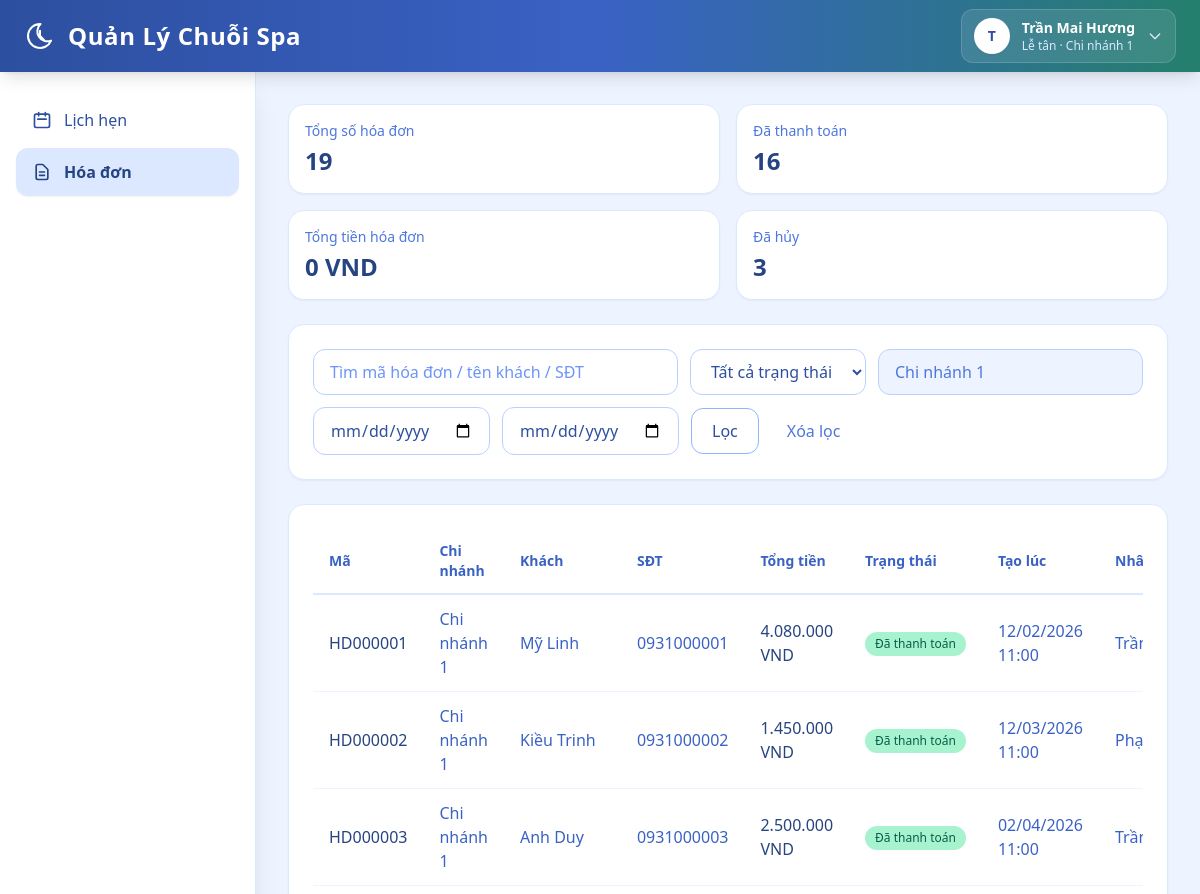
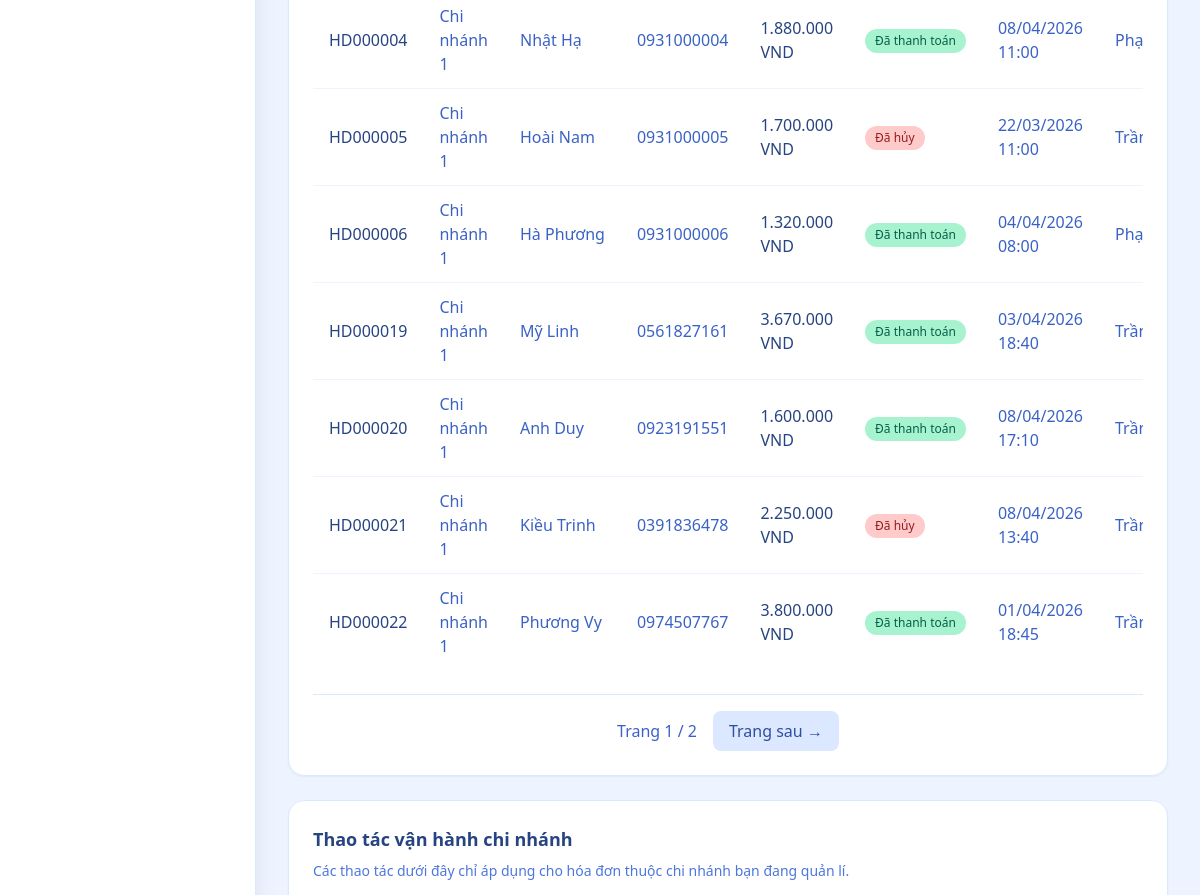
/web/invoices (signed in, upper part), run on an earlier commit of the app's database (2 pictures, top to bottom).
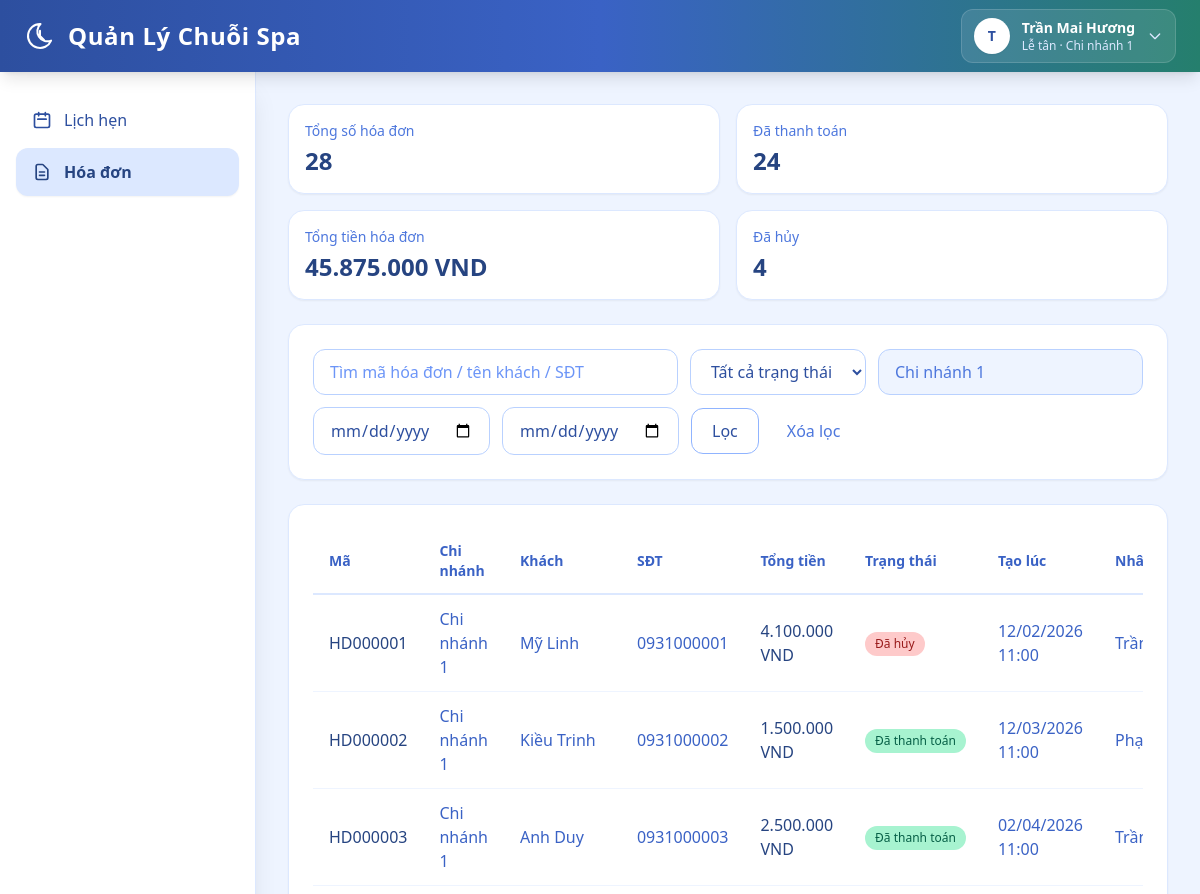
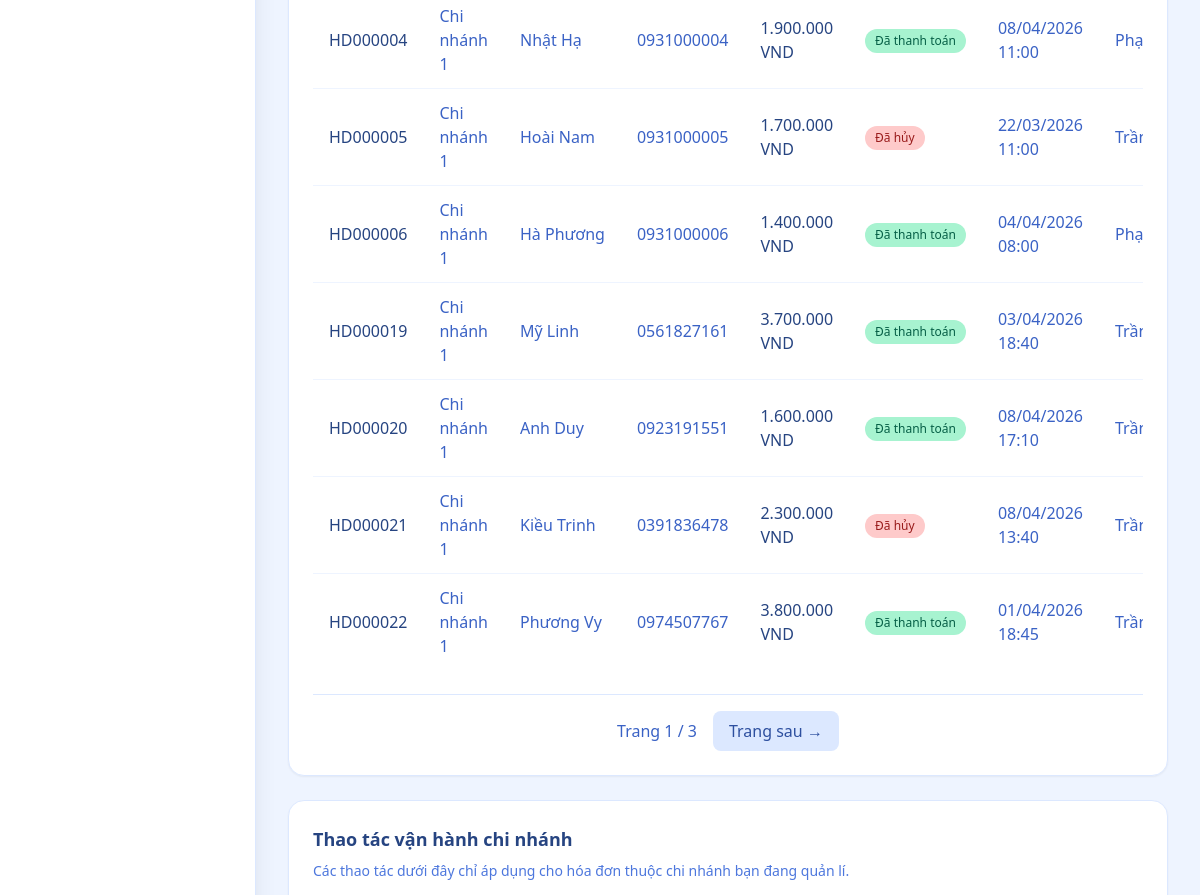
And on a later commit of the database (2 pictures, top to bottom).
### backend/models.py (models this page shows)
class TimestampMixin:
    created_at = db.Column(db.DateTime, nullable=False, default=datetime.utcnow)

class Invoice(db.Model, TimestampMixin):
    __tablename__ = "invoices"
    id = db.Column(db.Integer, primary_key=True)
    code = db.Column(db.String(32), nullable=False, unique=True, index=True)
    branch_id = db.Column(db.Integer, db.ForeignKey("branches.id"), nullable=False, index=True)
    staff_id = db.Column(db.Integer, db.ForeignKey("staffs.id"), nullable=True, index=True)
    customer_id = db.Column(db.Integer, db.ForeignKey("customers.id"), nullable=True, index=True)
    appointment_id = db.Column(db.Integer, db.ForeignKey("appointments.id"), nullable=True, unique=True, index=True)
    customer_name = db.Column(db.String(255), nullable=True)
    customer_phone = db.Column(db.String(32), nullable=True)
    subtotal_amount = db.Column(db.Numeric(12, 2), nullable=False, default=0)
    discount_amount = db.Column(db.Numeric(12, 2), nullable=False, default=0)
    tax_amount = db.Column(db.Numeric(12, 2), nullable=False, default=0)
    total_amount = db.Column(db.Numeric(12, 2), nullable=False, default=0)
    paid_amount = db.Column(db.Numeric(12, 2), nullable=False, default=0)
    balance_amount = db.Column(db.Numeric(12, 2), nullable=False, default=0)
    refund_amount = db.Column(db.Numeric(12, 2), nullable=False, default=0)
    status = db.Column(db.String(32), nullable=False, default="paid", index=True)
    payment_status = db.Column(db.String(32), nullable=False, default="paid", index=True)
    payment_method = db.Column(db.String(32), nullable=True)
    note = db.Column(db.String(500), nullable=True)
    canceled_reason = db.Column(db.String(500), nullable=True)
    canceled_at = db.Column(db.DateTime, nullable=True)
    inventory_consumed_at = db.Column(db.DateTime, nullable=True)
    last_action_by = db.Column(db.String(64), nullable=True)
    branch = db.relationship("Branch", lazy="joined")
    staff = db.relationship("Staff", lazy="joined")
    customer = db.relationship("Customer", lazy="joined")
    appointment = db.relationship("Appointment", back_populates="invoice", lazy="joined")
    items = db.relationship("InvoiceItem", back_populates="invoice", cascade="all,delete-orphan")
    payments = db.relationship("InvoicePayment", back_populates="invoice", cascade="all,delete-orphan")

class Branch(db.Model, TimestampMixin):
    __tablename__ = "branches"
    id = db.Column(db.Integer, primary_key=True)
    branch_code = db.Column(db.String(16), nullable=True, unique=True, index=True)
    name = db.Column(db.String(255), nullable=False, unique=True)
    address = db.Column(db.String(500), nullable=True)
    phone = db.Column(db.String(32), nullable=True, unique=True)
    manager_staff_id = db.Column(db.Integer, db.ForeignKey("staffs.id"), nullable=True, index=True)
    status = db.Column(db.String(32), nullable=False, default="active")
    manager_staff = db.relationship("Staff", foreign_keys=[manager_staff_id], lazy="joined")

class Staff(db.Model, TimestampMixin):
    __tablename__ = "staffs"
    id = db.Column(db.Integer, primary_key=True)
    branch_id = db.Column(db.Integer, db.ForeignKey("branches.id"), nullable=False, index=True)
    full_name = db.Column(db.String(255), nullable=False)
    phone = db.Column(db.String(32), nullable=True, unique=True, index=True)
    title = db.Column(db.String(64), nullable=True)
    status = db.Column(db.String(32), nullable=False, default="active")
    start_date = db.Column(db.Date, nullable=True)
    branch = db.relationship("Branch", foreign_keys=[branch_id], lazy="joined")

### backend/web_modules/hoa_don.py (the view, shortened to what this page needs)
@web_bp.get("/invoices")
@roles_required("super_admin", "branch_manager", "receptionist")
def invoices():
    scope_ids = get_current_branch_scope()
    if not scope_ids:
        return redirect(url_for("web.dashboard"))
    filters = build_invoice_filters(scope_ids)
    base_query = Invoice.query.filter(Invoice.branch_id.in_(scope_ids))
    filtered_query = apply_invoice_filters(base_query, filters)
    kpi = calc_kpi(filtered_query)
    pager = paginate(
        filtered_query.order_by(Invoice.id.asc()),
        page=filters["page"],
        per_page=10,
    )
    branch_options = Branch.query.filter(Branch.id.in_(scope_ids)).order_by(Branch.name.asc()).all()
    branch_map = {row.id: row.name for row in branch_options}
    if filters["selected_branch_id"]:
        scope_label = branch_map.get(filters["selected_branch_id"], "Chi nhánh")
    else:
        scope_label = "Tất cả chi nhánh" if g.web_user.is_super_admin else branch_map.get(g.active_branch_id, "Chi nhánh")
    selected_invoice = None
    if filters["view_id"]:
        selected_invoice = Invoice.query.filter(
            Invoice.id == filters["view_id"],
            Invoice.branch_id.in_(scope_ids),
        ).first()
    source_appointment = None
    source_appointment_id = parse_int(request.args.get("appointment_id"))
    operator_branch_id = g.active_branch_id if g.active_branch_id in scope_ids else scope_ids[0]
    if source_appointment and source_appointment.branch_id in scope_ids:
        operator_branch_id = source_appointment.branch_id
    operator_staff = resolve_operator_staff(operator_branch_id)
    service_rows = (
        Service.query.filter_by(branch_id=operator_branch_id, status="active").order_by(Service.name.asc()).all()
        if operator_branch_id
        else []
    )
    can_select_staff = False
    if operator_branch_id and can_select_staff:
        staff_rows = list_staff_candidates_for_invoice(operator_branch_id, operator_staff)
    elif operator_staff:
        staff_rows = [operator_staff]
    else:
        staff_rows = []
    can_export_csv = g.web_user.role in {"super_admin", "branch_manager"}
    can_create_invoice = g.web_user.role == "receptionist"
    can_void_invoice = g.web_user.role == "branch_manager"
    if g.web_user.role == "receptionist" and operator_staff is None:
        can_create_invoice = False
    operator_staff_label = "Chưa liên kết nhân sự"
    if operator_staff:
        display_name = parse_text(operator_staff.full_name) or g.web_user.username
        operator_staff_label = f"{display_name} - NV{operator_staff.id}"
    return render_template(
        "web/invoices.html",
        invoice_rows=pager.items,
        pager=pager,
        branch_options=branch_options,
        selected_invoice=selected_invoice,
        scope_label=scope_label,
        filters=filters,
        kpi=kpi,
        is_super_admin=g.web_user.is_super_admin,
        can_export_csv=can_export_csv,
        can_create_invoice=can_create_invoice,
        can_void_invoice=can_void_invoice,
        source_appointment=source_appointment,
        service_rows=service_rows,
        staff_rows=staff_rows,
        can_select_staff=can_select_staff,
        operator_staff=operator_staff,
        operator_staff_label=operator_staff_label,
    )

### backend/models.py (called while the page is built)
    @property
    def is_super_admin(self) -> bool:
        return self.role == "super_admin"

### backend/web.py (called while the page is built)
def parse_text(value: str | None) -> str:
    return (value or "").strip()

def parse_int(value):
    try:
        return int(value)
    except (TypeError, ValueError):
        return None

def parse_date(value):
    text = parse_text(value)
    if not text:
        return None
    try:
        return datetime.strptime(text, "%Y-%m-%d").date()
    except ValueError:
        return None

def parse_page(value, default=1):
    page = parse_int(value)
    if page is None or page < 1:
        return default
    return page

def normalize_choice(value, allowed, default):
    text = parse_text(value).lower()
    if text in allowed:
        return text
    return default

def paginate(query, page, per_page=10):
    return query.paginate(page=page, per_page=per_page, error_out=False)

def fmt_money(value):
    return f"{float(value or 0):,.0f} VND".replace(",", ".")

def role_label(role: str) -> str:
    return ROLE_LABELS.get(role, role)

def can_access_menu_for_user(user: User | None, menu_key: str) -> bool:
    if not user:
        return False
    return menu_key in ROLE_MENU_ACCESS.get(user.role, set())

### backend/templates/web/invoices.html (shortened to what the changed rows need)
{% extends "web/base.html" %}
{% block content %}
  {% set invoice_badge = {
    'paid': 'bg-emerald-200 text-emerald-800',
    'canceled': 'bg-red-200 text-red-800'
  } %}
  <section class="grid grid-cols-1 sm:grid-cols-2 xl:grid-cols-4 gap-4 mb-6">
    <article class="bg-white rounded-2xl shadow-sm border border-spa-100 p-4">
      <p class="text-sm text-spa-500">Tổng số hóa đơn</p>
      <p class="text-2xl font-bold text-spa-800 mt-1">{{ kpi.total_count }}</p>
    </article>
    <article class="bg-white rounded-2xl shadow-sm border border-spa-100 p-4">
      <p class="text-sm text-spa-500">Đã thanh toán</p>
      <p class="text-2xl font-bold text-spa-800 mt-1">{{ kpi.paid_count }}</p>
    </article>
    <article class="bg-white rounded-2xl shadow-sm border border-spa-100 p-4">
      <p class="text-sm text-spa-500">Tổng tiền hóa đơn</p>
      <p class="text-2xl font-bold text-spa-800 mt-1">{{ fmt_money(kpi.completed_value) }}</p>
    </article>
    <article class="bg-white rounded-2xl shadow-sm border border-spa-100 p-4">
      <p class="text-sm text-spa-500">Đã hủy</p>
      <p class="text-2xl font-bold text-spa-800 mt-1">{{ kpi.canceled_count }}</p>
    </article>
  </section>
  <section class="bg-white rounded-2xl shadow-sm border border-spa-100 p-6 mb-6">
    <div class="overflow-x-auto">
      <table class="w-full">
        <thead>
          <tr class="border-b-2 border-spa-100">
            <th class="text-left py-3 px-4 text-sm font-semibold text-spa-600">Mã</th>
            <th class="text-left py-3 px-4 text-sm font-semibold text-spa-600">Chi nhánh</th>
            <th class="text-left py-3 px-4 text-sm font-semibold text-spa-600">Khách</th>
            <th class="text-left py-3 px-4 text-sm font-semibold text-spa-600">SĐT</th>
            <th class="text-left py-3 px-4 text-sm font-semibold text-spa-600">Tổng tiền</th>
            <th class="text-left py-3 px-4 text-sm font-semibold text-spa-600">Trạng thái</th>
            <th class="text-left py-3 px-4 text-sm font-semibold text-spa-600">Tạo lúc</th>
            <th class="text-left py-3 px-4 text-sm font-semibold text-spa-600">Nhân sự</th>
          </tr>
        </thead>
        <tbody class="divide-y divide-spa-50">
          {% for row in invoice_rows %}
            {% set row_status = 'canceled' if row.status == 'canceled' else 'paid' %}
            <tr class="hover:bg-spa-50/50 transition-colors">
              <td class="py-3 px-4 text-spa-800 font-medium">{{ row.code }}</td>
              <td class="py-3 px-4 text-spa-600">{{ row.branch.name if row.branch else '-' }}</td>
              <td class="py-3 px-4 text-spa-600 max-w-[180px] truncate" {% if row.customer_name %}data-tooltip="{{ row.customer_name|e }}" tabindex="0"{% endif %}>{{ row.customer_name or '-' }}</td>
              <td class="py-3 px-4 text-spa-600">{{ row.customer_phone or '-' }}</td>
              <td class="py-3 px-4 text-spa-800 font-medium">{{ fmt_money(row.total_amount) }}</td>
              <td class="py-3 px-4">
                <span class="inline-flex items-center whitespace-nowrap px-2.5 py-0.5 rounded-full text-xs font-medium leading-5 {{ invoice_badge.get(row_status, 'bg-spa-100 text-spa-700') }}">{{ invoice_status_labels.get(row_status, row_status) }}</span>
              </td>
              <td class="py-3 px-4 text-spa-600">{{ row.created_at.strftime('%d/%m/%Y %H:%M') if row.created_at else '-' }}</td>
              <td class="py-3 px-4 text-spa-600 max-w-[180px] truncate" {% if row.staff %}data-tooltip="{{ row.staff.full_name|e }}" tabindex="0"{% endif %}>{{ row.staff.full_name if row.staff else '-' }}</td>
            </tr>
          {% else %}
            <tr><td colspan="9" class="py-8 text-center text-spa-400">Không có dữ liệu.</td></tr>
          {% endfor %}
        </tbody>
      </table>
    </div>
    <div class="flex items-center justify-center gap-4 mt-6 pt-4 border-t border-spa-100">
      <span class="text-spa-600">Trang {{ pager.page }} / {{ pager.pages or 1 }}</span>
      {% if pager.has_next %}
        <a
          href="{{ url_for('web.invoices', page=pager.next_num, q=filters.q, status=filters.status, branch_id=filters.selected_branch_id, from_date=filters.from_date.isoformat() if filters.from_date else '', to_date=filters.to_date.isoformat() if filters.to_date else '', view_id=selected_invoice.id if selected_invoice else None) }}"
          class="px-4 py-2 rounded-lg bg-spa-100 text-spa-700 hover:bg-spa-200 font-medium transition-all"
        >Trang sau →</a>
      {% endif %}
    </div>
  </section>
{% endblock %}

What changed in the data, as far as the page shows it:
changed Invoice "HD000001": total_amount "4.080.000 VND" → "4.100.000 VND"; get "Đã thanh toán" → "Đã hủy"
changed Invoice "HD000002": total_amount "1.450.000 VND" → "1.500.000 VND"
changed Invoice "HD000004": total_amount "1.880.000 VND" → "1.900.000 VND"
changed Invoice "HD000006": total_amount "1.320.000 VND" → "1.400.000 VND"
changed Invoice "HD000019": total_amount "3.670.000 VND" → "3.700.000 VND"
changed Invoice "HD000021": total_amount "2.250.000 VND" → "2.300.000 VND"
Also different on the page:
{{ kpi.total_count }}: "19" → "28"
{{ kpi.paid_count }}: "16" → "24"
{{ fmt_money(kpi.completed_value) }}: "0 VND" → "45.875.000 VND"
{{ kpi.canceled_count }}: "3" → "4"
{{ pager.pages or 1 }}: "2" → "3"
